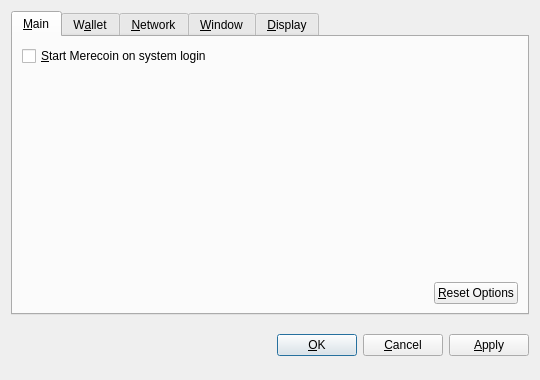
<?xml version="1.0" encoding="UTF-8"?>
<ui version="4.0">
 <class>OptionsDialog</class>
 <widget class="QDialog" name="OptionsDialog">
  <property name="geometry">
   <rect>
    <x>0</x>
    <y>0</y>
    <width>540</width>
    <height>380</height>
   </rect>
  </property>
  <property name="windowTitle">
   <string>Options</string>
  </property>
  <property name="modal">
   <bool>true</bool>
  </property>
  <layout class="QVBoxLayout" name="verticalLayout">
   <item>
    <widget class="QTabWidget" name="tabWidget">
     <property name="tabPosition">
      <enum>QTabWidget::North</enum>
     </property>
     <property name="currentIndex">
      <number>0</number>
     </property>
     <widget class="QWidget" name="tabMain">
      <attribute name="title">
       <string>&amp;Main</string>
      </attribute>
      <layout class="QVBoxLayout" name="verticalLayout_Main">
       <item>
        <widget class="QCheckBox" name="bitcoinAtStartup">
         <property name="toolTip">
          <string>Automatically start Merecoin after logging in to the system.</string>
         </property>
         <property name="text">
          <string>&amp;Start Merecoin on system login</string>
         </property>
        </widget>
       </item>
       <item>
        <spacer name="verticalSpacer_Main">
         <property name="orientation">
          <enum>Qt::Vertical</enum>
         </property>
         <property name="sizeHint" stdset="0">
          <size>
           <width>20</width>
           <height>40</height>
          </size>
         </property>
        </spacer>
       </item>
       <item>
        <layout class="QHBoxLayout" name="horizontalLayout_2_Main">
         <item>
          <spacer name="horizontalSpacer_2_Main">
           <property name="orientation">
            <enum>Qt::Horizontal</enum>
           </property>
           <property name="sizeHint" stdset="0">
            <size>
             <width>40</width>
             <height>20</height>
            </size>
           </property>
          </spacer>
         </item>
         <item>
          <widget class="QPushButton" name="resetButton">
           <property name="toolTip">
            <string>Reset all client options to default.</string>
           </property>
           <property name="text">
            <string>&amp;Reset Options</string>
           </property>
           <property name="autoDefault">
            <bool>false</bool>
           </property>
          </widget>
         </item>
        </layout>
       </item>
      </layout>
     </widget>
     <widget class="QWidget" name="tabWallet">
      <attribute name="title">
       <string>W&amp;allet</string>
      </attribute>
      <layout class="QVBoxLayout" name="verticalLayout_Network">
       <item>
        <widget class="QLabel" name="transactionFeeInfoLabel">
         <property name="text">
          <string>Optional transaction fee per kB that helps make sure your transactions are processed quickly. Most transactions are 1 kB.</string>
         </property>
         <property name="textFormat">
          <enum>Qt::PlainText</enum>
         </property>
         <property name="wordWrap">
          <bool>true</bool>
         </property>
        </widget>
       </item>
       <item>
        <layout class="QHBoxLayout" name="horizontalLayout_1_Main">
         <item>
          <widget class="QLabel" name="transactionFeeLabel">
           <property name="text">
            <string>Pay transaction &amp;fee</string>
           </property>
           <property name="textFormat">
            <enum>Qt::PlainText</enum>
           </property>
           <property name="buddy">
            <cstring>transactionFee</cstring>
           </property>
          </widget>
         </item>
         <item>
          <widget class="BitcoinAmountField" name="transactionFee"/>
         </item>
         <item>
          <spacer name="horizontalSpacer_1_Main">
           <property name="orientation">
            <enum>Qt::Horizontal</enum>
           </property>
           <property name="sizeHint" stdset="0">
            <size>
             <width>40</width>
             <height>20</height>
            </size>
           </property>
          </spacer>
         </item>
        </layout>
       </item>
       <item>
        <widget class="QLabel" name="label">
         <property name="text">
          <string>If you disable the spending of unconfirmed change, the change from a transaction cannot be used until that transaction has at least one confirmation. This also affects how your balance is computed.</string>
         </property>
         <property name="wordWrap">
          <bool>true</bool>
         </property>
        </widget>
       </item>
       <item>
        <widget class="QCheckBox" name="spendZeroConfChange">
         <property name="text">
          <string>Spend unconfirmed change  (experts only)</string>
         </property>
        </widget>
       </item>
       <item>
        <spacer name="verticalSpacer">
         <property name="orientation">
          <enum>Qt::Vertical</enum>
         </property>
         <property name="sizeHint" stdset="0">
          <size>
           <width>20</width>
           <height>40</height>
          </size>
         </property>
        </spacer>
       </item>
      </layout>
     </widget>
     <widget class="QWidget" name="tabNetwork">
      <attribute name="title">
       <string>&amp;Network</string>
      </attribute>
      <layout class="QVBoxLayout" name="verticalLayout_Network">
       <item>
        <widget class="QCheckBox" name="mapPortUpnp">
         <property name="toolTip">
          <string>Automatically open the Merecoin client port on the router. This only works when your router supports UPnP and it is enabled.</string>
         </property>
         <property name="text">
          <string>Map port using &amp;UPnP</string>
         </property>
        </widget>
       </item>
       <item>
        <widget class="QCheckBox" name="connectSocks">
         <property name="toolTip">
          <string>Connect to the Merecoin network through a SOCKS proxy (e.g. when connecting through Tor).</string>
         </property>
         <property name="text">
          <string>&amp;Connect through SOCKS proxy:</string>
         </property>
        </widget>
       </item>
       <item>
        <layout class="QHBoxLayout" name="horizontalLayout_Network">
         <item>
          <widget class="QLabel" name="proxyIpLabel">
           <property name="text">
            <string>Proxy &amp;IP:</string>
           </property>
           <property name="textFormat">
            <enum>Qt::PlainText</enum>
           </property>
           <property name="buddy">
            <cstring>proxyIp</cstring>
           </property>
          </widget>
         </item>
         <item>
          <widget class="QValidatedLineEdit" name="proxyIp">
           <property name="maximumSize">
            <size>
             <width>140</width>
             <height>16777215</height>
            </size>
           </property>
           <property name="toolTip">
            <string>IP address of the proxy (e.g. 127.0.0.1)</string>
           </property>
          </widget>
         </item>
         <item>
          <widget class="QLabel" name="proxyPortLabel">
           <property name="text">
            <string>&amp;Port:</string>
           </property>
           <property name="textFormat">
            <enum>Qt::PlainText</enum>
           </property>
           <property name="buddy">
            <cstring>proxyPort</cstring>
           </property>
          </widget>
         </item>
         <item>
          <widget class="QLineEdit" name="proxyPort">
           <property name="maximumSize">
            <size>
             <width>55</width>
             <height>16777215</height>
            </size>
           </property>
           <property name="toolTip">
            <string>Port of the proxy (e.g. 9050)</string>
           </property>
          </widget>
         </item>
         <item>
          <widget class="QLabel" name="socksVersionLabel">
           <property name="text">
            <string>SOCKS &amp;Version:</string>
           </property>
           <property name="textFormat">
            <enum>Qt::PlainText</enum>
           </property>
           <property name="buddy">
            <cstring>socksVersion</cstring>
           </property>
          </widget>
         </item>
         <item>
          <widget class="QValueComboBox" name="socksVersion">
           <property name="toolTip">
            <string>SOCKS version of the proxy (e.g. 5)</string>
           </property>
          </widget>
         </item>
         <item>
          <spacer name="horizontalSpacer_Network">
           <property name="orientation">
            <enum>Qt::Horizontal</enum>
           </property>
           <property name="sizeHint" stdset="0">
            <size>
             <width>40</width>
             <height>20</height>
            </size>
           </property>
          </spacer>
         </item>
        </layout>
       </item>
       <item>
        <spacer name="verticalSpacer_Network">
         <property name="orientation">
          <enum>Qt::Vertical</enum>
         </property>
         <property name="sizeHint" stdset="0">
          <size>
           <width>20</width>
           <height>40</height>
          </size>
         </property>
        </spacer>
       </item>
      </layout>
     </widget>
     <widget class="QWidget" name="tabWindow">
      <attribute name="title">
       <string>&amp;Window</string>
      </attribute>
      <layout class="QVBoxLayout" name="verticalLayout_Window">
       <item>
        <widget class="QCheckBox" name="minimizeToTray">
         <property name="toolTip">
          <string>Show only a tray icon after minimizing the window.</string>
         </property>
         <property name="text">
          <string>&amp;Minimize to the tray instead of the taskbar</string>
         </property>
        </widget>
       </item>
       <item>
        <widget class="QCheckBox" name="minimizeOnClose">
         <property name="toolTip">
          <string>Minimize instead of exit the application when the window is closed. When this option is enabled, the application will be closed only after selecting Quit in the menu.</string>
         </property>
         <property name="text">
          <string>M&amp;inimize on close</string>
         </property>
        </widget>
       </item>
       <item>
        <spacer name="verticalSpacer_Window">
         <property name="orientation">
          <enum>Qt::Vertical</enum>
         </property>
         <property name="sizeHint" stdset="0">
          <size>
           <width>20</width>
           <height>40</height>
          </size>
         </property>
        </spacer>
       </item>
      </layout>
     </widget>
     <widget class="QWidget" name="tabDisplay">
      <attribute name="title">
       <string>&amp;Display</string>
      </attribute>
      <layout class="QVBoxLayout" name="verticalLayout_Display">
       <item>
        <layout class="QHBoxLayout" name="horizontalLayout_1_Display">
         <item>
          <widget class="QLabel" name="langLabel">
           <property name="text">
            <string>User Interface &amp;language:</string>
           </property>
           <property name="textFormat">
            <enum>Qt::PlainText</enum>
           </property>
           <property name="buddy">
            <cstring>lang</cstring>
           </property>
          </widget>
         </item>
         <item>
          <widget class="QValueComboBox" name="lang">
           <property name="toolTip">
            <string>The user interface language can be set here. This setting will take effect after restarting Merecoin.</string>
           </property>
          </widget>
         </item>
        </layout>
       </item>
       <item>
        <layout class="QHBoxLayout" name="horizontalLayout_2_Display">
         <item>
          <widget class="QLabel" name="unitLabel">
           <property name="text">
            <string>&amp;Unit to show amounts in:</string>
           </property>
           <property name="textFormat">
            <enum>Qt::PlainText</enum>
           </property>
           <property name="buddy">
            <cstring>unit</cstring>
           </property>
          </widget>
         </item>
         <item>
          <widget class="QValueComboBox" name="unit">
           <property name="toolTip">
            <string>Choose the default subdivision unit to show in the interface and when sending coins.</string>
           </property>
          </widget>
         </item>
        </layout>
       </item>
       <item>
        <widget class="QCheckBox" name="displayAddresses">
         <property name="toolTip">
          <string>Whether to show Merecoin addresses in the transaction list or not.</string>
         </property>
         <property name="text">
          <string>&amp;Display addresses in transaction list</string>
         </property>
        </widget>
       </item>
       <item>
        <widget class="QCheckBox" name="coinControlFeatures">
         <property name="toolTip">
          <string>Whether to show coin control features or not.</string>
         </property>
         <property name="text">
          <string>Display coin &amp;control features (experts only!)</string>
         </property>
        </widget>
       </item>
       <item>
        <spacer name="verticalSpacer_Display">
         <property name="orientation">
          <enum>Qt::Vertical</enum>
         </property>
         <property name="sizeHint" stdset="0">
          <size>
           <width>20</width>
           <height>40</height>
          </size>
         </property>
        </spacer>
       </item>
      </layout>
     </widget>
    </widget>
   </item>
   <item>
    <layout class="QHBoxLayout" name="horizontalLayout_Buttons">
     <item>
      <spacer name="horizontalSpacer_1">
       <property name="orientation">
        <enum>Qt::Horizontal</enum>
       </property>
       <property name="sizeHint" stdset="0">
        <size>
         <width>40</width>
         <height>48</height>
        </size>
       </property>
      </spacer>
     </item>
     <item>
      <widget class="QLabel" name="statusLabel">
       <property name="font">
        <font>
         <weight>75</weight>
         <bold>true</bold>
        </font>
       </property>
       <property name="text">
        <string/>
       </property>
       <property name="textFormat">
        <enum>Qt::PlainText</enum>
       </property>
       <property name="wordWrap">
        <bool>true</bool>
       </property>
      </widget>
     </item>
     <item>
      <spacer name="horizontalSpacer_2">
       <property name="orientation">
        <enum>Qt::Horizontal</enum>
       </property>
       <property name="sizeHint" stdset="0">
        <size>
         <width>40</width>
         <height>48</height>
        </size>
       </property>
      </spacer>
     </item>
     <item>
      <widget class="QPushButton" name="okButton">
       <property name="text">
        <string>&amp;OK</string>
       </property>
      </widget>
     </item>
     <item>
      <widget class="QPushButton" name="cancelButton">
       <property name="text">
        <string>&amp;Cancel</string>
       </property>
       <property name="autoDefault">
        <bool>false</bool>
       </property>
      </widget>
     </item>
     <item>
      <widget class="QPushButton" name="applyButton">
       <property name="text">
        <string>&amp;Apply</string>
       </property>
       <property name="autoDefault">
        <bool>false</bool>
       </property>
      </widget>
     </item>
    </layout>
   </item>
  </layout>
 </widget>
 <customwidgets>
  <customwidget>
   <class>BitcoinAmountField</class>
   <extends>QSpinBox</extends>
   <header>bitcoinamountfield.h</header>
  </customwidget>
  <customwidget>
   <class>QValueComboBox</class>
   <extends>QComboBox</extends>
   <header>qvaluecombobox.h</header>
  </customwidget>
  <customwidget>
   <class>QValidatedLineEdit</class>
   <extends>QLineEdit</extends>
   <header>qvalidatedlineedit.h</header>
  </customwidget>
 </customwidgets>
 <resources/>
 <connections/>
</ui>
